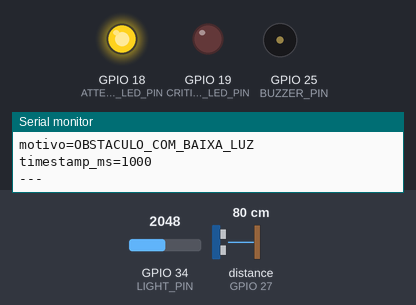
Bench run of a sketch on a simulated ESP32. Parts: output pins drawn as LEDs (lit = HIGH), buzzer (waves = sounding), the last lines printed to the serial monitor. Wiring (from diagram.json): ultrasonic range finder: trigger GPIO 26; echo GPIO 27. The test bench sets the inputs (shaded band); at power-on: distance to the obstacle (sensor on GPIO 27) 80 cm, GPIO 34 (LIGHT_PIN) = 2048 (analog values on the 0–4095 scale). The echo pulse lasts 58.3 µs per cm; pins used as bus, display or sensor lines are not drawn.

Above: at 1.2 s.
1.3 s: distance to the obstacle (sensor on GPIO 27) set to 42 cm
4.3 s: distance to the obstacle (sensor on GPIO 27) set to 35 cm
At 4.88 s:
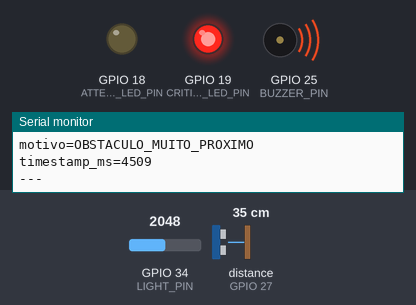
At 5.33 s:
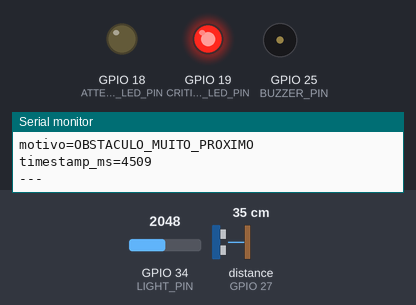
7.3 s: distance to the obstacle (sensor on GPIO 27) set to 250 cm
At 8.7 s:
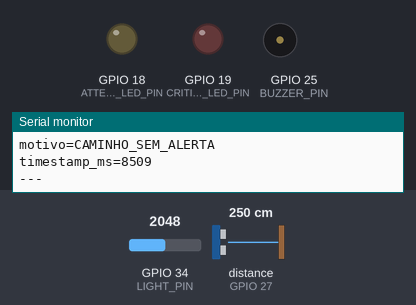
9.0 s: GPIO 34 (LIGHT_PIN) set to 1228
12.0 s: distance to the obstacle (sensor on GPIO 27) set to 103 cm
13.5 s: distance to the obstacle (sensor on GPIO 27) set to 97 cm
At 14.46 s:
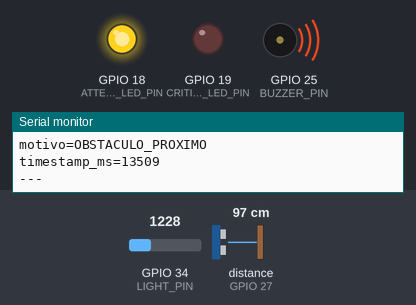
Timing chart, 0 to 17.5 s (numbered marks = the images above; inputs shaded):
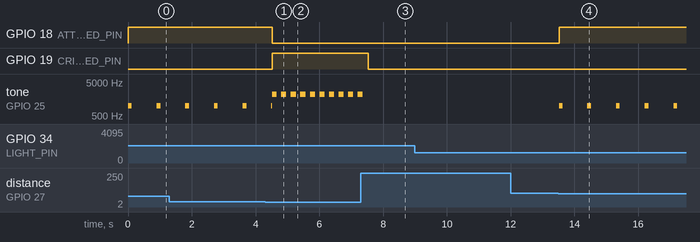

Measured:
- the behaviour switches between 40 and 39 cm on distance to the obstacle (sensor on GPIO 27) (found by bisection; images 0 and 1)
- the behaviour switches between 100 and 99 cm on distance to the obstacle (sensor on GPIO 27) (found by bisection; images 3 and 4)
- after the input at 4.3 s, GPIO 18 (ATTENTION_LED_PIN): HIGH → LOW after 0.22 s; GPIO 19 (CRITICAL_LED_PIN): LOW → HIGH after 0.22 s
- after the input at 7.3 s, GPIO 19 (CRITICAL_LED_PIN): HIGH → LOW after 0.23 s; tone on GPIO 25 (BUZZER_PIN): goes on until 7.4 s, then stays silent
- after the input at 13.5 s, GPIO 18 (ATTENTION_LED_PIN): LOW → HIGH at once; tone on GPIO 25 (BUZZER_PIN): alternates 1000 Hz for 0.12 s and silent for 0.78 s, starting at once
- by itself, tone on GPIO 25 (BUZZER_PIN): repeats every 0.29 s: 2200 Hz 0.15 s, silent 0.14 s

The sketch:

main.ino
```cpp
#include <Arduino.h>
#include "AlertPolicy.h"

namespace Config
{
    constexpr uint8_t TRIGGER_PIN = 26;
    constexpr uint8_t ECHO_PIN = 27;
    constexpr uint8_t LIGHT_PIN = 34;
    constexpr uint8_t ATTENTION_LED_PIN = 18;
    constexpr uint8_t CRITICAL_LED_PIN = 19;
    constexpr uint8_t BUZZER_PIN = 25;

    constexpr uint32_t READ_INTERVAL_MS = 250;
    constexpr uint32_t SERIAL_INTERVAL_MS = 1000;
    constexpr uint32_t ECHO_TIMEOUT_US = 28000;
    constexpr unsigned long SERIAL_BAUD = 115200;
}

FreePass::Measurement measurement = {false, 0.0f, 0};
FreePass::Decision decision = {FreePass::AlertLevel::ATTENTION, "AGUARDANDO_LEITURA", false};

uint32_t lastReadMs = 0;
uint32_t lastReportMs = 0;
uint32_t levelStartedMs = 0;
bool buzzerActive = false;
unsigned int buzzerFrequencyHz = 0;

void readSensors()
{
    digitalWrite(Config::TRIGGER_PIN, LOW);
    delayMicroseconds(2);
    digitalWrite(Config::TRIGGER_PIN, HIGH);
    delayMicroseconds(10);
    digitalWrite(Config::TRIGGER_PIN, LOW);

    const unsigned long echoUs = pulseIn(
        Config::ECHO_PIN, HIGH, Config::ECHO_TIMEOUT_US);

    measurement.distanceCm = echoUs / 58.0f;
    measurement.distanceValid =
        echoUs != 0 &&
        measurement.distanceCm >= 2.0f &&
        measurement.distanceCm <= 400.0f;
    measurement.lightAdc = static_cast<uint16_t>(analogRead(Config::LIGHT_PIN));
}

void printStatus(uint32_t nowMs)
{
    Serial.print("nivel_situacao=");
    Serial.println(FreePass::levelName(decision.level));

    Serial.print("distancia_cm=");

    if (measurement.distanceValid)
        Serial.println(measurement.distanceCm, 1);
    else
        Serial.println("INDISPONIVEL");

    Serial.print("luminosidade_adc=");
    Serial.println(measurement.lightAdc);
    Serial.print("ambiente=");
    Serial.println(decision.lowLight ? "BAIXA_LUZ" : "ILUMINADO");
    Serial.print("sensor_distancia_valido=");
    Serial.println(measurement.distanceValid ? 1 : 0);
    Serial.print("motivo=");
    Serial.println(decision.reason);
    Serial.print("timestamp_ms=");
    Serial.println(nowMs);
    Serial.println("---");
}

void refreshDecision(uint32_t nowMs)
{
    readSensors();
    FreePass::Decision next = FreePass::classify(measurement);
    const bool levelChanged = next.level != decision.level;
    decision = next;

    if (levelChanged)
    {
        levelStartedMs = nowMs;
        printStatus(nowMs);
        lastReportMs = nowMs;
    }
}

void updateLocalAlert(uint32_t nowMs)
{
    const uint32_t elapsedAtLevelMs = nowMs - levelStartedMs;
    const FreePass::AlertSignal signal =
        FreePass::signalFor(decision.level, elapsedAtLevelMs);

    digitalWrite(Config::ATTENTION_LED_PIN, signal.attentionLed ? HIGH : LOW);
    digitalWrite(Config::CRITICAL_LED_PIN, signal.criticalLed ? HIGH : LOW);

    if (signal.buzzerOn)
    {
        if (!buzzerActive || buzzerFrequencyHz != signal.frequencyHz)
        {
            tone(Config::BUZZER_PIN, signal.frequencyHz);
            buzzerActive = true;
            buzzerFrequencyHz = signal.frequencyHz;
        }
    }
    else if (buzzerActive)
    {
        noTone(Config::BUZZER_PIN);
        buzzerActive = false;
        buzzerFrequencyHz = 0;
    }
}

void setup()
{
    Serial.begin(Config::SERIAL_BAUD);
    pinMode(Config::TRIGGER_PIN, OUTPUT);
    pinMode(Config::ECHO_PIN, INPUT);
    pinMode(Config::LIGHT_PIN, INPUT);
    pinMode(Config::ATTENTION_LED_PIN, OUTPUT);
    pinMode(Config::CRITICAL_LED_PIN, OUTPUT);
    pinMode(Config::BUZZER_PIN, OUTPUT);

    digitalWrite(Config::ATTENTION_LED_PIN, LOW);
    digitalWrite(Config::CRITICAL_LED_PIN, LOW);
    digitalWrite(Config::TRIGGER_PIN, LOW);
    analogReadResolution(12);
    analogSetPinAttenuation(Config::LIGHT_PIN, ADC_11db);

    const uint32_t nowMs = millis();
    readSensors();
    decision = FreePass::classify(measurement);
    lastReadMs = nowMs;
    lastReportMs = nowMs;
    levelStartedMs = nowMs;
    updateLocalAlert(nowMs);
    printStatus(nowMs);
}

void loop()
{
    const uint32_t nowMs = millis();

    if (nowMs - lastReadMs >= Config::READ_INTERVAL_MS)
    {
        lastReadMs = nowMs;
        refreshDecision(nowMs);
    }

    updateLocalAlert(nowMs);

    if (nowMs - lastReportMs >= Config::SERIAL_INTERVAL_MS)
    {
        lastReportMs = nowMs;
        printStatus(nowMs);
    }
}
```

AlertPolicy.h
```cpp
#ifndef FreePass_ALERT_POLICY_H
#define FreePass_ALERT_POLICY_H

#include <stdint.h>

namespace FreePass
{

    enum class AlertLevel : uint8_t
    {
        NORMAL = 0,
        ATTENTION = 1,
        CRITICAL = 2
    };

    struct Measurement
    {
        bool distanceValid;
        float distanceCm;
        uint16_t lightAdc;
    };

    struct Decision
    {
        AlertLevel level;
        const char *reason;
        bool lowLight;
    };

    constexpr uint16_t LOW_LIGHT_ADC = 2048;
    constexpr float CRITICAL_DISTANCE_CM = 40.0f;
    constexpr float ATTENTION_DISTANCE_BRIGHT_CM = 100.0f;
    constexpr float ATTENTION_DISTANCE_DARK_CM = 150.0f;

    inline const char *levelName(AlertLevel level)
    {
        switch (level)
        {
        case AlertLevel::NORMAL:
            return "NORMAL";
        case AlertLevel::ATTENTION:
            return "ATENCAO";
        case AlertLevel::CRITICAL:
            return "CRITICO";
        }
        return "DESCONHECIDO";
    }

    inline Decision classify(const Measurement &reading)
    {
        const bool lowLight = reading.lightAdc >= LOW_LIGHT_ADC;

        if (!reading.distanceValid ||
            !(reading.distanceCm >= 2.0f && reading.distanceCm <= 400.0f))
        {
            return {AlertLevel::ATTENTION, "DISTANCIA_INDISPONIVEL", lowLight};
        }

        if (reading.distanceCm <= CRITICAL_DISTANCE_CM)
            return {AlertLevel::CRITICAL, "OBSTACULO_MUITO_PROXIMO", lowLight};

        const float attentionLimit = lowLight
                                         ? ATTENTION_DISTANCE_DARK_CM
                                         : ATTENTION_DISTANCE_BRIGHT_CM;

        if (reading.distanceCm <= attentionLimit)
        {
            return {AlertLevel::ATTENTION,
                    lowLight ? "OBSTACULO_COM_BAIXA_LUZ" : "OBSTACULO_PROXIMO",
                    lowLight};
        }

        return {AlertLevel::NORMAL, "CAMINHO_SEM_ALERTA", lowLight};
    }

    struct AlertSignal
    {
        bool attentionLed;
        bool criticalLed;
        bool buzzerOn;
        unsigned int frequencyHz;
    };

    inline AlertSignal signalFor(AlertLevel level, uint32_t elapsedAtLevelMs)
    {
        switch (level)
        {
        case AlertLevel::NORMAL:
            return {false, false, false, 0};
        case AlertLevel::ATTENTION:
            return {true, false, (elapsedAtLevelMs % 900U) < 120U, 1000};
        case AlertLevel::CRITICAL:
            return {false, true, (elapsedAtLevelMs % 300U) < 160U, 2200};
        }
        return {false, false, false, 0};
    }

}

#endif
```
